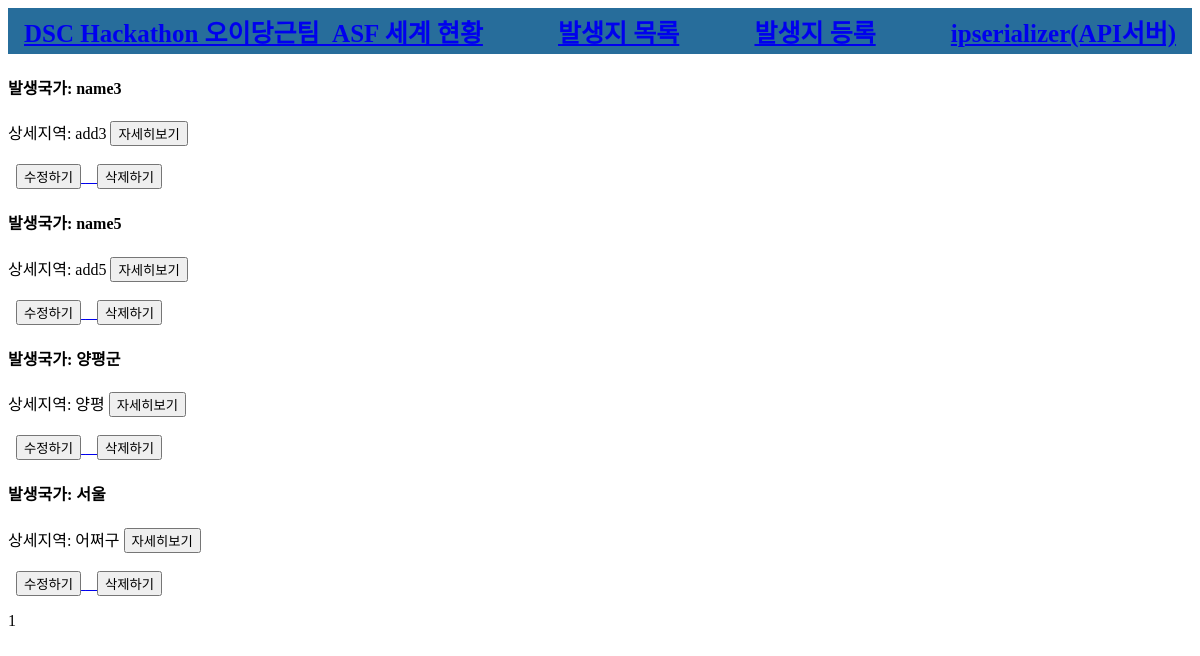
/first/list/, run on an earlier commit of the app's database.
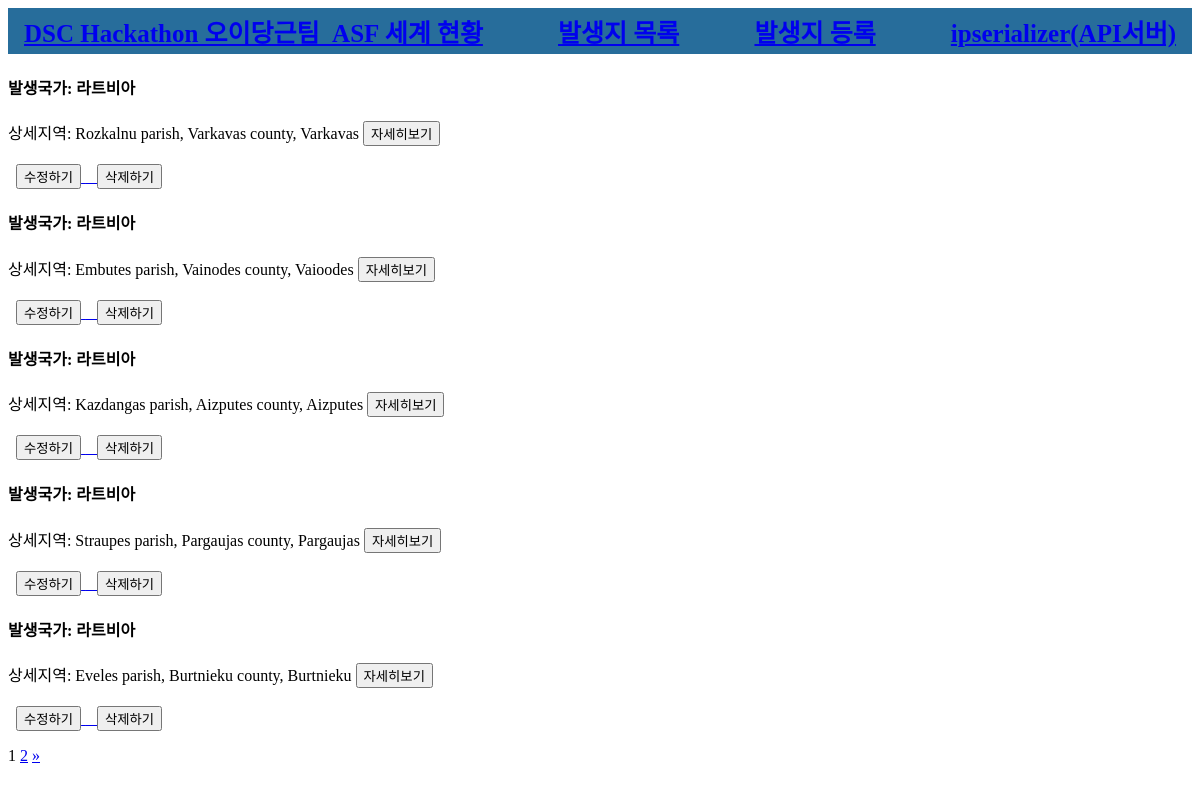
And on a later commit of the database.
### first/models.py (models this page shows)
class InfectedPlace(models.Model):
    name = models.CharField(max_length=30, null=True, blank=True)
    address = models.CharField(max_length=200, null=True, blank=True)
    lat = models.DecimalField(max_digits=20, decimal_places=16)
    lng = models.DecimalField(max_digits=20, decimal_places=16)
    happened_at = models.CharField(max_length=30, null=True, blank=True)
    reported2oie_at = models.DateTimeField(null=True, blank=True)
    memo = models.TextField(null=True, blank=True)
    password = models.CharField(max_length=10, null=True, blank=True)
    created_at = models.DateTimeField(auto_now_add=True, null=True)
    updated_at = models.DateTimeField(auto_now=True, null=True)

### first/views.py (the view)
# urls.py: path('first/list/', views.list, name='list'),
def list(request):
    theinfectedplace = InfectedPlace.objects.all()
    paginator = Paginator(theinfectedplace, 5)
    page = request.GET.get('page')
    items = paginator.get_page(page)
    context = {
        'infectedplace': items
    }
    return render(request, 'first/list.html', context)

### first/templates/first/list.html (shortened to what this page needs)
{% extends 'first/base.html' %}
{% load static %}
{% block content %}
<head>
</head>
<body>
    {% for item in infectedplace %}
    <div>
        <h4>발생국가: {{ item.name }}</h4>
<p>
            상세지역: {{ item.address }}
            <a href="{% url 'infectedplace-detail' id=item.id %}" class="card-link"><button class="btn btn-danger">자세히보기</button></a>
            <br><br>&nbsp;
            <a href="{% url 'infectedplace-update' id=item.id %}">
            <button class="btn btn-danger">수정하기</button>
            <a href="{% url 'infectedplace-delete' id=item.id %}">
            <button class="btn btn-danger">삭제하기</button>
            </a>
        </p>
    </div>
    {% endfor %}
    <div class="row">
        <div class="col-sm-12 text-center">
            <div class="pagination">
                <span class="step-links text-center" style="width:100%;">
                    <span class="current">
                        {{ infectedplace.number }}
                    </span>
                    {% if infectedplace.has_next %}
                        <a href="?page={{ infectedplace.next_page_number }}">{{ infectedplace.next_page_number }}</a>
                        <a href="?page={{ infectedplace.paginator.num_pages }}">&raquo;</a>
                    {% endif %}
            </div>
        </div>
    </div>
</body>
</html>
{% endblock %}

### first/templates/first/base.html (shortened to what this page needs)
{% load static %}
<html>
    <body>
<link href="{% static 'css/navbar.css' %}" rel="stylesheet">
<nav class="navbar">
  <a class="navbar-brand" style="font-family: jua;" href="/"> DSC Hackathon 오이당근팀_ASF 세계 현황 </a>
  <a class="nav-item nav-link" href="/first/list">발생지 목록</a>
  <a class="nav-item nav-link" href="/first/create">발생지 등록</a>
  <a class="nav-item nav-link" href="/first/ipserializer">ipserializer(API서버)</a>
</nav>
        {% block content %}{% endblock %}
    </body>
</html>

### first/static/css/navbar.css (style rules this page uses)
.navbar { position: relative; display: flex; flex-wrap: wrap; align-items: center; justify-content: space-between; padding: 0.3rem 1rem; background:#276D9B; color:#EAEBEB; font-size: 25px; font-weight: bold; }

What changed in the data, as far as the page shows it:
removed InfectedPlace: name "name3", address "add3"
removed InfectedPlace: name "name5", address "add5"
added InfectedPlace: name "라트비아", address "Rozkalnu parish, Varkavas county, Varkavas"
added InfectedPlace: name "라트비아", address "Embutes parish, Vainodes county, Vaioodes"
changed InfectedPlace: name "양평군" → "라트비아"; address "양평" → "Kazdangas parish, Aizputes county, Aizputes"
changed InfectedPlace: name "서울" → "라트비아"; address "어쩌구" → "Straupes parish, Pargaujas county, Pargaujas"
added InfectedPlace: name "라트비아", address "Eveles parish, Burtnieku county, Burtnieku"
Also different on the page:
{{ infectedplace.next_page_number }}: (not shown) → "2"
